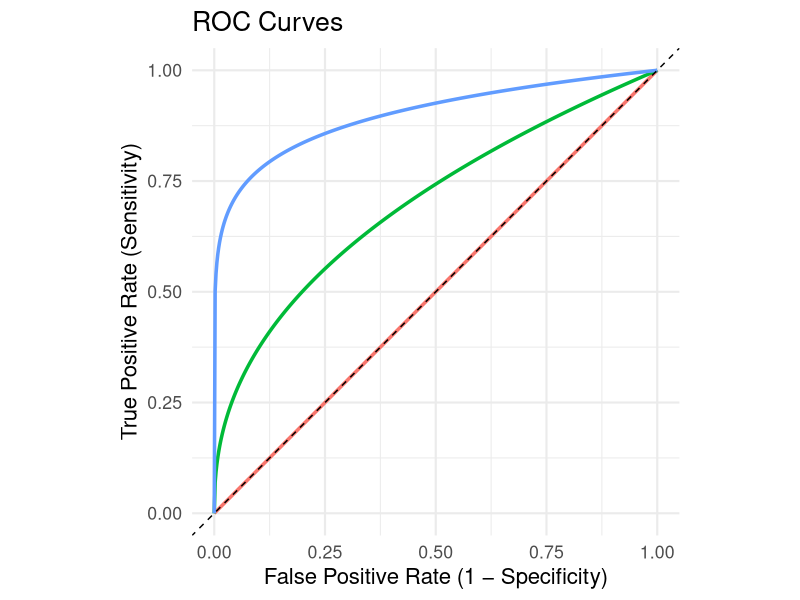

Here is the R script that generated this plot:
## ---- chunk 1
#| echo: false
#| message: false
#| warning: false
#| fig-width: 6
#| fig-height: 5
#| fig-alt: "A graph with title ROC Curves. The x-axis is titled False Positive Rate (1-Specificity) and the y-axis is titled True Positive Rate (Sensitivity). Both axes go from 0 to 1. There are three curves on the graph; the red one is a straight line from (0,0) to (1,1); the green one has higher y-values that the red for all x-values; and the blue one has higher y-values than either the red or green for all x-values."

library(ggplot2)

aucs <- c(0.5, 0.7, 0.9)
kvals <- (1 / aucs) - 1   # so AUC = 1/(k+1)

fpr <- seq(0, 1, length.out = 501)

roc_df <- do.call(
  rbind,
  lapply(seq_along(aucs), function(i) {
    data.frame(
      FPR = fpr,
      TPR = fpr ^ kvals[i],
      AUC = factor(paste0("AUC = ", aucs[i]))
    )
  })
)

ggplot(roc_df, aes(x = FPR, y = TPR, color = AUC)) +
  geom_line(linewidth = 1.2) +
  geom_abline(intercept = 0, slope = 1, linetype = "dashed") +
  coord_equal() +
  labs(
    title = "ROC Curves",
    x = "False Positive Rate (1 − Specificity)",
    y = "True Positive Rate (Sensitivity)"
  ) +
  theme_minimal(base_size = 16) +
  theme(legend.position = "none")
